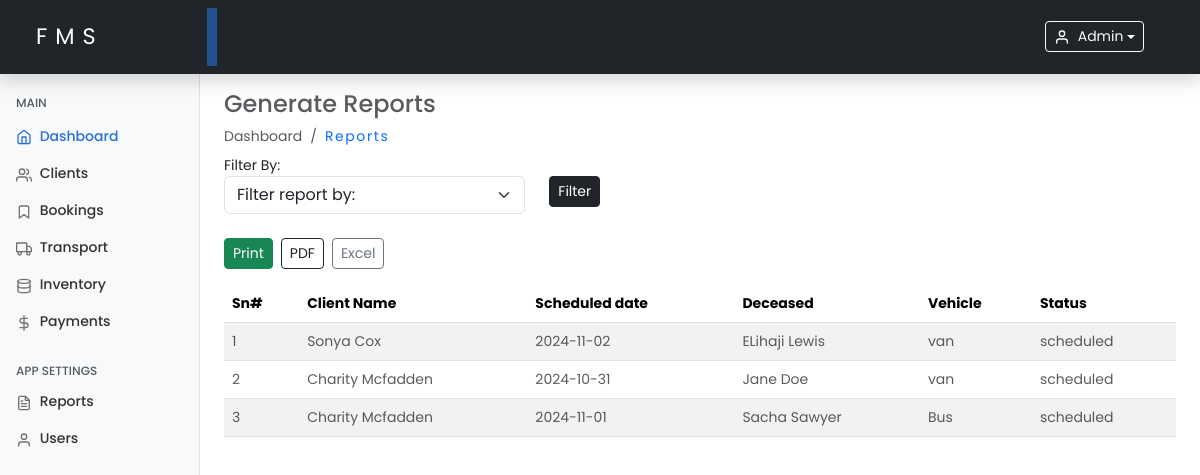
Before: /reports.php (signed in) with the older database file.
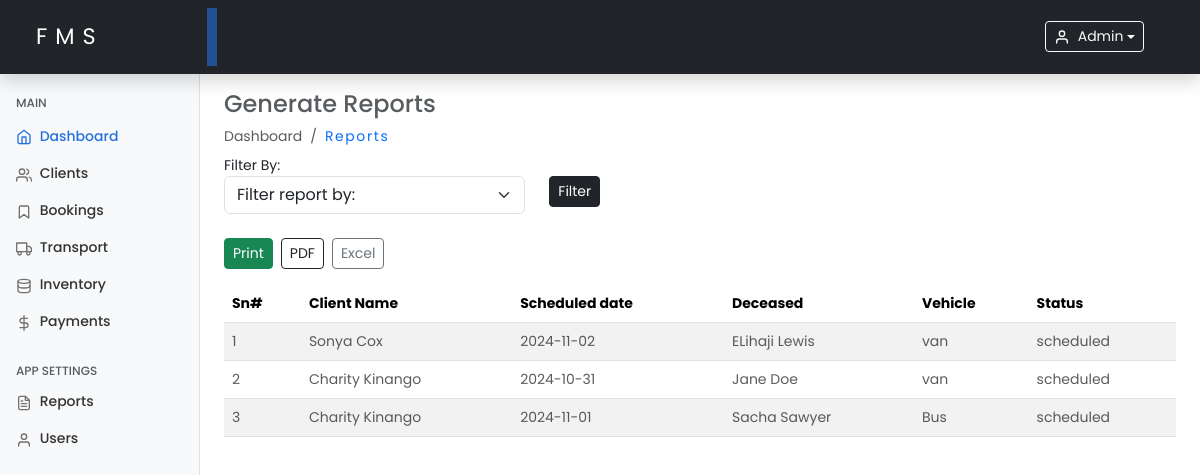
After: the same page with the newer database file.
### tables this page shows
CREATE TABLE `bookings` (
  `id` int(11) NOT NULL,
  `client_id` varchar(100) NOT NULL,
  `deceased_name` varchar(100) NOT NULL,
  `service_type` enum('burial','cremation','other') DEFAULT 'burial',
  `schedule_date` date NOT NULL,
  `vehicle_type` varchar(150) DEFAULT NULL,
  `request` varchar(255) DEFAULT NULL,
  `status` enum('scheduled','completed') DEFAULT 'scheduled',
  `created_at` timestamp NOT NULL DEFAULT current_timestamp(),
  `updated_at` timestamp NOT NULL DEFAULT current_timestamp() ON UPDATE current_timestamp()
);

CREATE TABLE `clients` (
  `id` int(11) NOT NULL,
  `client_name` varchar(100) NOT NULL,
  `client_phone` varchar(20) NOT NULL,
  `client_email` varchar(100) DEFAULT NULL,
  `client_address` varchar(255) DEFAULT NULL,
  `deceased_name` varchar(100) NOT NULL,
  `deceased_age` int(3) NOT NULL,
  `deceased_date_of_death` date NOT NULL,
  `deceased_cause` enum('natural','sickness','accident','other') NOT NULL,
  `deceased_gender` enum('male','female','other') NOT NULL,
  `created_at` timestamp NOT NULL DEFAULT current_timestamp(),
  `updated_at` timestamp NOT NULL DEFAULT current_timestamp() ON UPDATE current_timestamp()
);

### includes/functions.php (called while the page is built, shortened)
<?php
function fetchLogisticsData($conn)
{
    $logisticsData = [];
    $sql = "SELECT b.id, b.vehicle_type, b.deceased_name, b.schedule_date, b.status,
                   c.client_name AS client_name
            FROM bookings b
            JOIN clients c ON b.client_id = c.id";
    $result = $conn->query($sql);
    if ($result && $result->num_rows > 0) {
        while ($row = $result->fetch_assoc()) {
            $logisticsData[] = $row;
        }
    }
    return $logisticsData;
}

### reports.php (the view, shortened to what this page needs)
<?php
include 'includes/functions.php';
include './includes/header.php';
include './includes/sidebar.php';
$logisticsData = fetchLogisticsData($conn);
$filter = '';
?>
<main class="col-md-9 ms-sm-auto col-lg-10 px-md-4 mt-2">
    <h4 class="text-muted mt-2">Generate Reports</h4>
    <ol class="breadcrumb mb-2">
        <li class="breadcrumb-item active">Dashboard</li>
        <li class="breadcrumb-item">
            <a class="text-decoration-none hover-underline" href="./reports.php">Reports</a>
        </li>
    </ol>
    <form method="GET" action="reports.php">
        <div class="row mb-3">
            <div class="col-md-4 mb-2">
                <label for="filter">Filter By:</label>
                <select name="filter" id="filter" class="form-select sm-select" onchange="toggleDateFields()">
                    <option value="#!" selected>Filter report by:</option>
                </select>
            </div>
            <div class="col-md-2">
                <label>&nbsp;</label>
                <button type="submit" class="btn btn-sm btn-dark d-block">Filter</button>
            </div>
        </div>
    </form>
    <div class="d-flex justify-content-start mb-3">
        <button type="button" class="btn btn-sm btn-success me-2" onclick="printReport();">Print</button>
        <a href="?filter=<?php echo $filter; ?>&export=pdf" class="btn btn-sm btn-outline-dark me-2">PDF</a>
        <a href="?filter=<?php echo $filter; ?>&export=excel" class="btn btn-sm btn-outline-secondary">Excel</a>
    </div>
    <div id="printSection">
        <?php if (!empty($logisticsData)): ?>
            <table class="table table-striped table-hover mt-3">
                <thead>
                    <tr>
                        <th>Sn#</th>
                        <th>Client Name</th>
                        <th>Scheduled date</th>
                        <th>Deceased</th>
                        <th>Vehicle</th>
                        <th>Status</th>
                    </tr>
                </thead>
                <tbody>
                    <?php foreach ($logisticsData as $index => $logistic): ?>
                        <tr>
                            <td class="text-muted"><?php echo $index + 1; ?></td>
                            <td class="text-muted"><?php echo htmlspecialchars($logistic['client_name']); ?></td>
                            <td class="text-muted"><?php echo htmlspecialchars($logistic['schedule_date']); ?></td>
                            <td class="text-muted"><?php echo htmlspecialchars($logistic['deceased_name']); ?></td>
                            <td class="text-muted"><?php echo htmlspecialchars($logistic['vehicle_type']); ?></td>
                            <td class="text-muted"><?php echo htmlspecialchars($logistic['status']); ?></td>
                        </tr>
                    <?php endforeach; ?>
                </tbody>
            </table>
        <?php else: ?>
            <p class="alert alert-warning">No data found for the selected filter.</p>
        <?php endif; ?>
    </div>
</main>
<?php include './includes/footer.php'; ?>

### includes/header.php (shortened to what this page needs)
<?php
require_once './includes/functions.php';
?>
<!doctype html>
<html lang="en">
<head>
    <link href="https://cdn.jsdelivr.net/npm/bootstrap@5.3.3/dist/css/bootstrap.min.css" rel="stylesheet">
    <link rel="stylesheet" href="./assets/css/dashboard.css">
    <link href="https://cdnjs.cloudflare.com/ajax/libs/fullcalendar/6.1.15/index.min.js" rel="stylesheet" />
</head>
<body>
    <header class="navbar navbar-dark sticky-top bg-dark p-2 flex-md-nowrap p-0 shadow">
        <a class="navbar-brand col-md-3 col-lg-2 me-0 px-3" href="./dashboard.php">FMS</a>
        <div class="dropdown ms-auto pe-5">
            <button class="btn btn-sm btn-outline-light rounded-60 dropdown-toggle d-flex align-items-center text-capitalize" type="button" id="userDropdown" data-bs-toggle="dropdown" aria-expanded="false">
                <span data-feather="user" class="me-2"></span>
                <?php echo htmlspecialchars($_SESSION['username']); ?>
            </button>
        </div>
    </header>

### includes/sidebar.php
<div class="container-fluid">
    <div class="row">
        <nav id="sidebarMenu" class="col-md-3 col-lg-2 d-md-block bg-light sidebar collapse">
            <div class="position-sticky pt-4">
                <h6 class="sidebar-heading d-flex justify-content-between align-items-center px-3 mt-4 mb-1 text-muted">
                    <span>Main</span>
                </h6>
                <ul class="nav flex-column my-2">
                    <li class="nav-item">
                        <a class="nav-link active d-flex align-items-center" aria-current="page" href="./dashboard.php">
                            <span data-feather="home"></span>&nbsp;Dashboard
                        </a>
                    </li>
                    <li class="nav-item">
                        <a class="nav-link" href="./clients.php">
                            <span data-feather="users"></span>
                            Clients
                        </a>
                    </li>
                    <li class="nav-item">
                        <a class="nav-link" href="./bookings.php">
                            <span data-feather="bookmark"></span>
                            Bookings
                        </a>
                    </li>
                    <li class="nav-item">
                        <a class="nav-link" href="./logistics.php">
                            <span data-feather="truck"></span>
                            Transport
                        </a>
                    </li>
                    <li class="nav-item">
                        <a class="nav-link" href="./inventory.php">
                            <span data-feather="database"></span>
                            Inventory
                        </a>
                    </li>
                    <li class="nav-item">
                        <a class="nav-link" href="./payments.php">
                            <span data-feather="dollar-sign"></span>
                            Payments
                        </a>
                    </li>
                </ul>
                <h6 class="sidebar-heading d-flex justify-content-between align-items-center px-3 mt-4 mb-1 text-muted">
                    <span>App Settings</span>
                </h6>
                <ul class="nav flex-column mb-2">
                    <li class="nav-item">
                        <a class="nav-link" href="./reports.php">
                            <span data-feather="file-text"></span>
                            Reports
                        </a>
                    </li>
                    <li class="nav-item">
                        <a class="nav-link" href="./users.php">
                            <span data-feather="user"></span>
                            Users
                        </a>
                    </li>
                </ul>
            </div>
        </nav>

### includes/footer.php (shortened to what this page needs)
</div>
</div>
</body>
</html>

### assets/css/dashboard.css (style rules this page uses)
* { margin: 0; padding: 0; box-sizing: border-box; }
body { font-size: .875rem; font-family: "Poppins", sans-serif; }
.feather { width: 16px; height: 16px; vertical-align: text-bottom; }
.sidebar { position: fixed; top: 0; bottom: 0; left: 0; z-index: 100; padding: 48px 0 0; box-shadow: inset -1px 0 0 rgba(0, 0, 0, .1); }
.sidebar .nav-link { font-weight: 500; color: #333; }
.sidebar .nav-link .feather { margin-right: 4px; color: #727272; }
.sidebar .nav-link.active { color: #2470dc; }
.sidebar .nav-link:hover .feather, .sidebar .nav-link.active .feather { color: inherit; }
.sidebar-heading { font-size: .75rem; text-transform: uppercase; }
.navbar-brand { padding-top: .75rem; padding-bottom: .75rem; font-size: 1.4rem; margin-left: .75rem; letter-spacing: .5rem; box-shadow: inset -10px 0 0 rgba(36, 113, 220, 0.6); }

### includes/header.php (style rules this page uses)
.active { background-color: transparent !important; }
.text-decoration-none { font-weight: 400; letter-spacing: 0.1rem; text-decoration: none !important; }

Changed rows visible on the page:
changed through a linked row, bookings "Jane Doe": client.client_name "Charity Mcfadden" → "Charity Kinango"
changed through a linked row, bookings "Sacha Sawyer": client.client_name "Charity Mcfadden" → "Charity Kinango"
